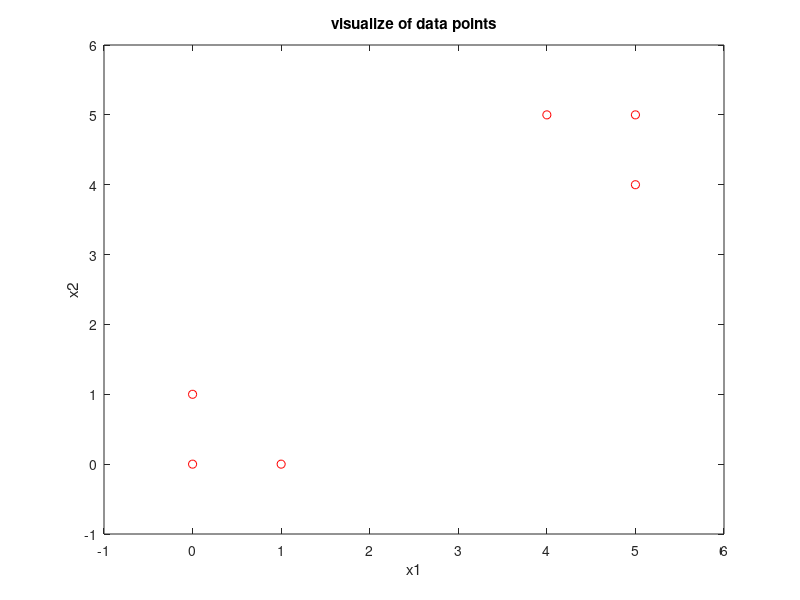

Reproduce this figure in MATLAB. (Note: this script raises an error after producing the figure.)
%% max_dist_K_mean_test.m 
%  author: mrinmoy sarkar
%  email:msarkar@aggies.ncat.edu

clear;
close all;
% data
x = [0 0 5 5 4 1;
     0 1 4 5 5 0];
 
%% plot data
figure;
plot(x(1,:),x(2,:),'or');
xlabel('x1');
ylabel('x2');
axis([-1 6 -1 6])
title('visualize of data points')



%% Maximum-Distance algorithm
[z,L] = maximumDistanceAlgorithm(x);
figure
noOfClass = size(z,2);
classes = cell(1,noOfClass);
indicator={'g>','b<'};
for i=1:noOfClass
    index = find(L==i);
    data = x(:,index);
    classes{1,i} = data;
    %plot different cluster member with different color
    hold on;
    plot(data(1,:),data(2,:),indicator{i},'MarkerSize',10);
end

%indicate cluster centre
plot(z(1,:),z(2,:),'ko','MarkerSize',15);
axis([-1 6 -1 6])
xlabel('x1');
ylabel('x2');
legend('cluster 1','cluster 2','cluster center');
title('clustering using Maximum-Distance Algorithms')


%% K-Means Algorithm
k = 2;
[z, classes] = kmeanAlgorithm(x,k);
figure
for i=1:k
    data = classes{1,i};
    %plot different cluster member with different color
    hold on;
    plot(data(1,:),data(2,:),indicator{i},'MarkerSize',10);
end

%indicate cluster centre
plot(z(1,:),z(2,:),'k*','MarkerSize',15);
axis([-1 6 -1 6])
xlabel('x1');
ylabel('x2');
legend('cluster 1','cluster 2','cluster center');
title('clustering using K-Means Algorithms')